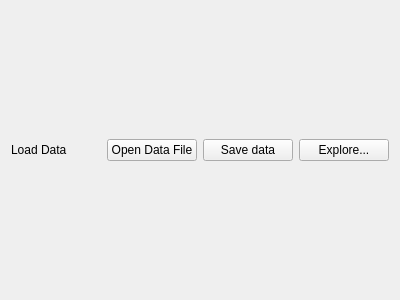
<?xml version="1.0" encoding="UTF-8"?>
<ui version="4.0">
 <class>LoadSave</class>
 <widget class="QWidget" name="LoadSave">
  <property name="geometry">
   <rect>
    <x>0</x>
    <y>0</y>
    <width>400</width>
    <height>300</height>
   </rect>
  </property>
  <property name="windowTitle">
   <string>Form</string>
  </property>
  <layout class="QVBoxLayout" name="verticalLayout">
   <item>
    <layout class="QHBoxLayout" name="horizontalLayout">
     <item>
      <widget class="QLabel" name="label">
       <property name="text">
        <string>Load Data</string>
       </property>
      </widget>
     </item>
     <item>
      <widget class="QPushButton" name="open_data_file_Btn">
       <property name="text">
        <string>Open Data File</string>
       </property>
      </widget>
     </item>
     <item>
      <widget class="QPushButton" name="save_data_Btn">
       <property name="text">
        <string>Save data</string>
       </property>
      </widget>
     </item>
     <item>
      <widget class="QPushButton" name="dtale_Btn">
       <property name="text">
        <string>Explore...</string>
       </property>
      </widget>
     </item>
    </layout>
   </item>
   <item>
    <layout class="QVBoxLayout" name="verticalLayout_2"/>
   </item>
  </layout>
 </widget>
 <resources/>
 <connections/>
</ui>
